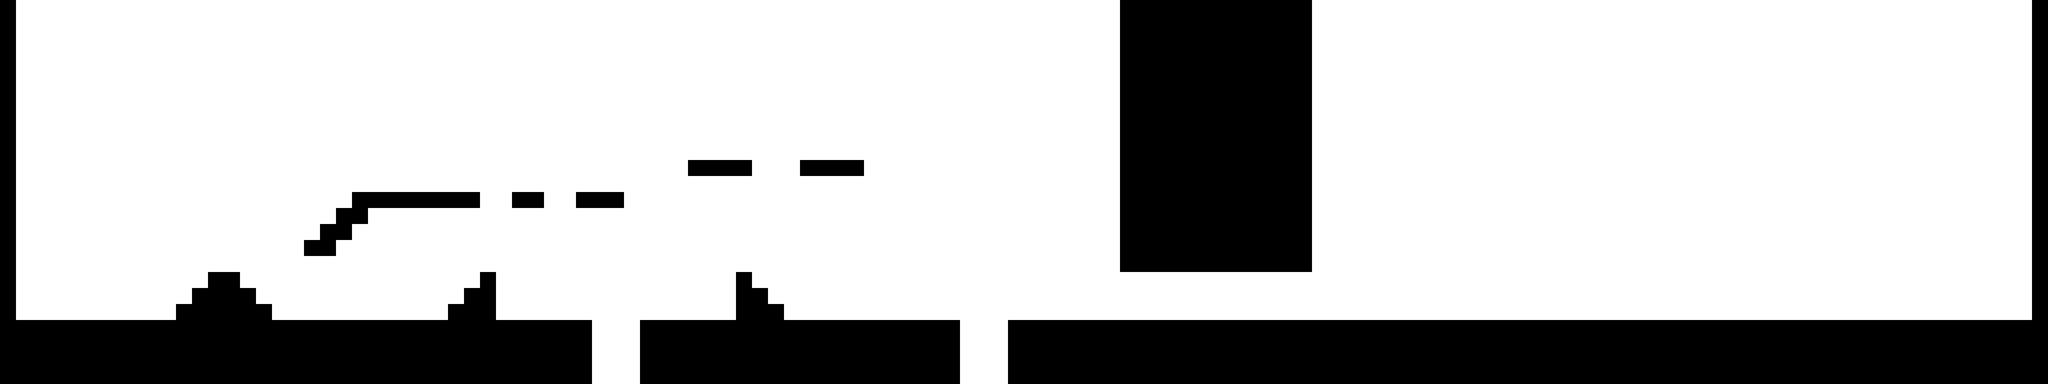

A level layout from a 2D game, rendered from its tile map. Below: a short description, then the map file with its tile-grid data intact:
An orthogonal 128x24 tile map with 32x32 px tiles, 1 tile layer (タイルレイヤー1).

<map version="1.10" tiledversion="1.11.2" orientation="orthogonal" renderorder="right-down" width="128" height="24" tilewidth="32" tileheight="32" infinite="0" nextlayerid="2" nextobjectid="1">
 <tileset firstgid="1" source="Block.tsx" />
 <layer id="1" name="タイルレイヤー1" width="128" height="24">
  <data encoding="csv">
2,1,1,1,1,1,1,1,1,1,1,1,1,1,1,1,1,1,1,1,1,1,1,1,1,1,1,1,1,1,1,1,1,1,1,1,1,1,1,1,1,1,1,1,1,1,1,1,1,1,1,1,1,1,1,1,1,1,1,1,1,1,1,1,1,1,1,1,1,1,2,2,2,2,2,2,2,2,2,2,2,2,1,1,1,1,1,1,1,1,1,1,1,1,1,1,1,1,1,1,1,1,1,1,1,1,1,1,1,1,1,1,1,1,1,1,1,1,1,1,1,1,1,1,1,1,1,2,
2,1,1,1,1,1,1,1,1,1,1,1,1,1,1,1,1,1,1,1,1,1,1,1,1,1,1,1,1,1,1,1,1,1,1,1,1,1,1,1,1,1,1,1,1,1,1,1,1,1,1,1,1,1,1,1,1,1,1,1,1,1,1,1,1,1,1,1,1,1,2,2,2,2,2,2,2,2,2,2,2,2,1,1,1,1,1,1,1,1,1,1,1,1,1,1,1,1,1,1,1,1,1,1,1,1,1,1,1,1,1,1,1,1,1,1,1,1,1,1,1,1,1,1,1,1,1,2,
2,1,1,1,1,1,1,1,1,1,1,1,1,1,1,1,1,1,1,1,1,1,1,1,1,1,1,1,1,1,1,1,1,1,1,1,1,1,1,1,1,1,1,1,1,1,1,1,1,1,1,1,1,1,1,1,1,1,1,1,1,1,1,1,1,1,1,1,1,1,2,2,2,2,2,2,2,2,2,2,2,2,1,1,1,1,1,1,1,1,1,1,1,1,1,1,1,1,1,1,1,1,1,1,1,1,1,1,1,1,1,1,1,1,1,1,1,1,1,1,1,1,1,1,1,1,1,2,
2,1,1,1,1,1,1,1,1,1,1,1,1,1,1,1,1,1,1,1,1,1,1,1,1,1,1,1,1,1,1,1,1,1,1,1,1,1,1,1,1,1,1,1,1,1,1,1,1,1,1,1,1,1,1,1,1,1,1,1,1,1,1,1,1,1,1,1,1,1,2,2,2,2,2,2,2,2,2,2,2,2,1,1,1,1,1,1,1,1,1,1,1,1,1,1,1,1,1,1,1,1,1,1,1,1,1,1,1,1,1,1,1,1,1,1,1,1,1,1,1,1,1,1,1,1,1,2,
2,1,1,1,1,1,1,1,1,1,1,1,1,1,1,1,1,1,1,1,1,1,1,1,1,1,1,1,1,1,1,1,1,1,1,1,1,1,1,1,1,1,1,1,1,1,1,1,1,1,1,1,1,1,1,1,1,1,1,1,1,1,1,1,1,1,1,1,1,1,2,2,2,2,2,2,2,2,2,2,2,2,1,1,1,1,1,1,1,1,1,1,1,1,1,1,1,1,1,1,1,1,1,1,1,1,1,1,1,1,1,1,1,1,1,1,1,1,1,1,1,1,1,1,1,1,1,2,
2,1,1,1,1,1,1,1,1,1,1,1,1,1,1,1,1,1,1,1,1,1,1,1,1,1,1,1,1,1,1,1,1,1,1,1,1,1,1,1,1,1,1,1,1,1,1,1,1,1,1,1,1,1,1,1,1,1,1,1,1,1,1,1,1,1,1,1,1,1,2,2,2,2,2,2,2,2,2,2,2,2,1,1,1,1,1,1,1,1,1,1,1,1,1,1,1,1,1,1,1,1,1,1,1,1,1,1,1,1,1,1,1,1,1,1,1,1,1,1,1,1,1,1,1,1,1,2,
2,1,1,1,1,1,1,1,1,1,1,1,1,1,1,1,1,1,1,1,1,1,1,1,1,1,1,1,1,1,1,1,1,1,1,1,1,1,1,1,1,1,1,1,1,1,1,1,1,1,1,1,1,1,1,1,1,1,1,1,1,1,1,1,1,1,1,1,1,1,2,2,2,2,2,2,2,2,2,2,2,2,1,1,1,1,1,1,1,1,1,1,1,1,1,1,1,1,1,1,1,1,1,1,1,1,1,1,1,1,1,1,1,1,1,1,1,1,1,1,1,1,1,1,1,1,1,2,
2,1,1,1,1,1,1,1,1,1,1,1,1,1,1,1,1,1,1,1,1,1,1,1,1,1,1,1,1,1,1,1,1,1,1,1,1,1,1,1,1,1,1,1,1,1,1,1,1,1,1,1,1,1,1,1,1,1,1,1,1,1,1,1,1,1,1,1,1,1,2,2,2,2,2,2,2,2,2,2,2,2,1,1,1,1,1,1,1,1,1,1,1,1,1,1,1,1,1,1,1,1,1,1,1,1,1,1,1,1,1,1,1,1,1,1,1,1,1,1,1,1,1,1,1,1,1,2,
2,1,1,1,1,1,1,1,1,1,1,1,1,1,1,1,1,1,1,1,1,1,1,1,1,1,1,1,1,1,1,1,1,1,1,1,1,1,1,1,1,1,1,1,1,1,1,1,1,1,1,1,1,1,1,1,1,1,1,1,1,1,1,1,1,1,1,1,1,1,2,2,2,2,2,2,2,2,2,2,2,2,1,1,1,1,1,1,1,1,1,1,1,1,1,1,1,1,1,1,1,1,1,1,1,1,1,1,1,1,1,1,1,1,1,1,1,1,1,1,1,1,1,1,1,1,1,2,
2,1,1,1,1,1,1,1,1,1,1,1,1,1,1,1,1,1,1,1,1,1,1,1,1,1,1,1,1,1,1,1,1,1,1,1,1,1,1,1,1,1,1,1,1,1,1,1,1,1,1,1,1,1,1,1,1,1,1,1,1,1,1,1,1,1,1,1,1,1,2,2,2,2,2,2,2,2,2,2,2,2,1,1,1,1,1,1,1,1,1,1,1,1,1,1,1,1,1,1,1,1,1,1,1,1,1,1,1,1,1,1,1,1,1,1,1,1,1,1,1,1,1,1,1,1,1,2,
2,1,1,1,1,1,1,1,1,1,1,1,1,1,1,1,1,1,1,1,1,1,1,1,1,1,1,1,1,1,1,1,1,1,1,1,1,1,1,1,1,1,1,2,2,2,2,1,1,1,2,2,2,2,1,1,1,1,1,1,1,1,1,1,1,1,1,1,1,1,2,2,2,2,2,2,2,2,2,2,2,2,1,1,1,1,1,1,1,1,1,1,1,1,1,1,1,1,1,1,1,1,1,1,1,1,1,1,1,1,1,1,1,1,1,1,1,1,1,1,1,1,1,1,1,1,1,2,
2,1,1,1,1,1,1,1,1,1,1,1,1,1,1,1,1,1,1,1,1,1,1,1,1,1,1,1,1,1,1,1,1,1,1,1,1,1,1,1,1,1,1,1,1,1,1,1,1,1,1,1,1,1,1,1,1,1,1,1,1,1,1,1,1,1,1,1,1,1,2,2,2,2,2,2,2,2,2,2,2,2,1,1,1,1,1,1,1,1,1,1,1,1,1,1,1,1,1,1,1,1,1,1,1,1,1,1,1,1,1,1,1,1,1,1,1,1,1,1,1,1,1,1,1,1,1,2,
2,1,1,1,1,1,1,1,1,1,1,1,1,1,1,1,1,1,1,1,1,1,2,2,2,2,2,2,2,2,1,1,2,2,1,1,2,2,2,1,1,1,1,1,1,1,1,1,1,1,1,1,1,1,1,1,1,1,1,1,1,1,1,1,1,1,1,1,1,1,2,2,2,2,2,2,2,2,2,2,2,2,1,1,1,1,1,1,1,1,1,1,1,1,1,1,1,1,1,1,1,1,1,1,1,1,1,1,1,1,1,1,1,1,1,1,1,1,1,1,1,1,1,1,1,1,1,2,
2,1,1,1,1,1,1,1,1,1,1,1,1,1,1,1,1,1,1,1,1,2,2,1,1,1,1,1,1,1,1,1,1,1,1,1,1,1,1,1,1,1,1,1,1,1,1,1,1,1,1,1,1,1,1,1,1,1,1,1,1,1,1,1,1,1,1,1,1,1,2,2,2,2,2,2,2,2,2,2,2,2,1,1,1,1,1,1,1,1,1,1,1,1,1,1,1,1,1,1,1,1,1,1,1,1,1,1,1,1,1,1,1,1,1,1,1,1,1,1,1,1,1,1,1,1,1,2,
2,1,1,1,1,1,1,1,1,1,1,1,1,1,1,1,1,1,1,1,2,2,1,1,1,1,1,1,1,1,1,1,1,1,1,1,1,1,1,1,1,1,1,1,1,1,1,1,1,1,1,1,1,1,1,1,1,1,1,1,1,1,1,1,1,1,1,1,1,1,2,2,2,2,2,2,2,2,2,2,2,2,1,1,1,1,1,1,1,1,1,1,1,1,1,1,1,1,1,1,1,1,1,1,1,1,1,1,1,1,1,1,1,1,1,1,1,1,1,1,1,1,1,1,1,1,1,2,
2,1,1,1,1,1,1,1,1,1,1,1,1,1,1,1,1,1,1,2,2,1,1,1,1,1,1,1,1,1,1,1,1,1,1,1,1,1,1,1,1,1,1,1,1,1,1,1,1,1,1,1,1,1,1,1,1,1,1,1,1,1,1,1,1,1,1,1,1,1,2,2,2,2,2,2,2,2,2,2,2,2,1,1,1,1,1,1,1,1,1,1,1,1,1,1,1,1,1,1,1,1,1,1,1,1,1,1,1,1,1,1,1,1,1,1,1,1,1,1,1,1,1,1,1,1,1,2,
2,1,1,1,1,1,1,1,1,1,1,1,1,1,1,1,1,1,1,1,1,1,1,1,1,1,1,1,1,1,1,1,1,1,1,1,1,1,1,1,1,1,1,1,1,1,1,1,1,1,1,1,1,1,1,1,1,1,1,1,1,1,1,1,1,1,1,1,1,1,2,2,2,2,2,2,2,2,2,2,2,2,1,1,1,1,1,1,1,1,1,1,1,1,1,1,1,1,1,1,1,1,1,1,1,1,1,1,1,1,1,1,1,1,1,1,1,1,1,1,1,1,1,1,1,1,1,2,
2,1,1,1,1,1,1,1,1,1,1,1,1,2,2,1,1,1,1,1,1,1,1,1,1,1,1,1,1,1,2,1,1,1,1,1,1,1,1,1,1,1,1,1,1,1,2,1,1,1,1,1,1,1,1,1,1,1,1,1,1,1,1,1,1,1,1,1,1,1,1,1,1,1,1,1,1,1,1,1,1,1,1,1,1,1,1,1,1,1,1,1,1,1,1,1,1,1,1,1,1,1,1,1,1,1,1,1,1,1,1,1,1,1,1,1,1,1,1,1,1,1,1,1,1,1,1,2,
2,1,1,1,1,1,1,1,1,1,1,1,2,2,2,2,1,1,1,1,1,1,1,1,1,1,1,1,1,2,2,1,1,1,1,1,1,1,1,1,1,1,1,1,1,1,2,2,1,1,1,1,1,1,1,1,1,1,1,1,1,1,1,1,1,1,1,1,1,1,1,1,1,1,1,1,1,1,1,1,1,1,1,1,1,1,1,1,1,1,1,1,1,1,1,1,1,1,1,1,1,1,1,1,1,1,1,1,1,1,1,1,1,1,1,1,1,1,1,1,1,1,1,1,1,1,1,2,
2,1,1,1,1,1,1,1,1,1,1,2,2,2,2,2,2,1,1,1,1,1,1,1,1,1,1,1,2,2,2,1,1,1,1,1,1,1,1,1,1,1,1,1,1,1,2,2,2,1,1,1,1,1,1,1,1,1,1,1,1,1,1,1,1,1,1,1,1,1,1,1,1,1,1,1,1,1,1,1,1,1,1,1,1,1,1,1,1,1,1,1,1,1,1,1,1,1,1,1,1,1,1,1,1,1,1,1,1,1,1,1,1,1,1,1,1,1,1,1,1,1,1,1,1,1,1,2,
2,2,2,2,2,2,2,2,2,2,2,2,2,2,2,2,2,2,2,2,2,2,2,2,2,2,2,2,2,2,2,2,2,2,2,2,2,1,1,1,2,2,2,2,2,2,2,2,2,2,2,2,2,2,2,2,2,2,2,2,1,1,1,2,2,2,2,2,2,2,2,2,2,2,2,2,2,2,2,2,2,2,2,2,2,2,2,2,2,2,2,2,2,2,2,2,2,2,2,2,2,2,2,2,2,2,2,2,2,2,2,2,2,2,2,2,2,2,2,2,2,2,2,2,2,2,2,2,
2,2,2,2,2,2,2,2,2,2,2,2,2,2,2,2,2,2,2,2,2,2,2,2,2,2,2,2,2,2,2,2,2,2,2,2,2,1,1,1,2,2,2,2,2,2,2,2,2,2,2,2,2,2,2,2,2,2,2,2,1,1,1,2,2,2,2,2,2,2,2,2,2,2,2,2,2,2,2,2,2,2,2,2,2,2,2,2,2,2,2,2,2,2,2,2,2,2,2,2,2,2,2,2,2,2,2,2,2,2,2,2,2,2,2,2,2,2,2,2,2,2,2,2,2,2,2,2,
2,2,2,2,2,2,2,2,2,2,2,2,2,2,2,2,2,2,2,2,2,2,2,2,2,2,2,2,2,2,2,2,2,2,2,2,2,1,1,1,2,2,2,2,2,2,2,2,2,2,2,2,2,2,2,2,2,2,2,2,1,1,1,2,2,2,2,2,2,2,2,2,2,2,2,2,2,2,2,2,2,2,2,2,2,2,2,2,2,2,2,2,2,2,2,2,2,2,2,2,2,2,2,2,2,2,2,2,2,2,2,2,2,2,2,2,2,2,2,2,2,2,2,2,2,2,2,2,
2,2,2,2,2,2,2,2,2,2,2,2,2,2,2,2,2,2,2,2,2,2,2,2,2,2,2,2,2,2,2,2,2,2,2,2,2,1,1,1,2,2,2,2,2,2,2,2,2,2,2,2,2,2,2,2,2,2,2,2,1,1,1,2,2,2,2,2,2,2,2,2,2,2,2,2,2,2,2,2,2,2,2,2,2,2,2,2,2,2,2,2,2,2,2,2,2,2,2,2,2,2,2,2,2,2,2,2,2,2,2,2,2,2,2,2,2,2,2,2,2,2,2,2,2,2,2,2
</data>
 </layer>
</map>
